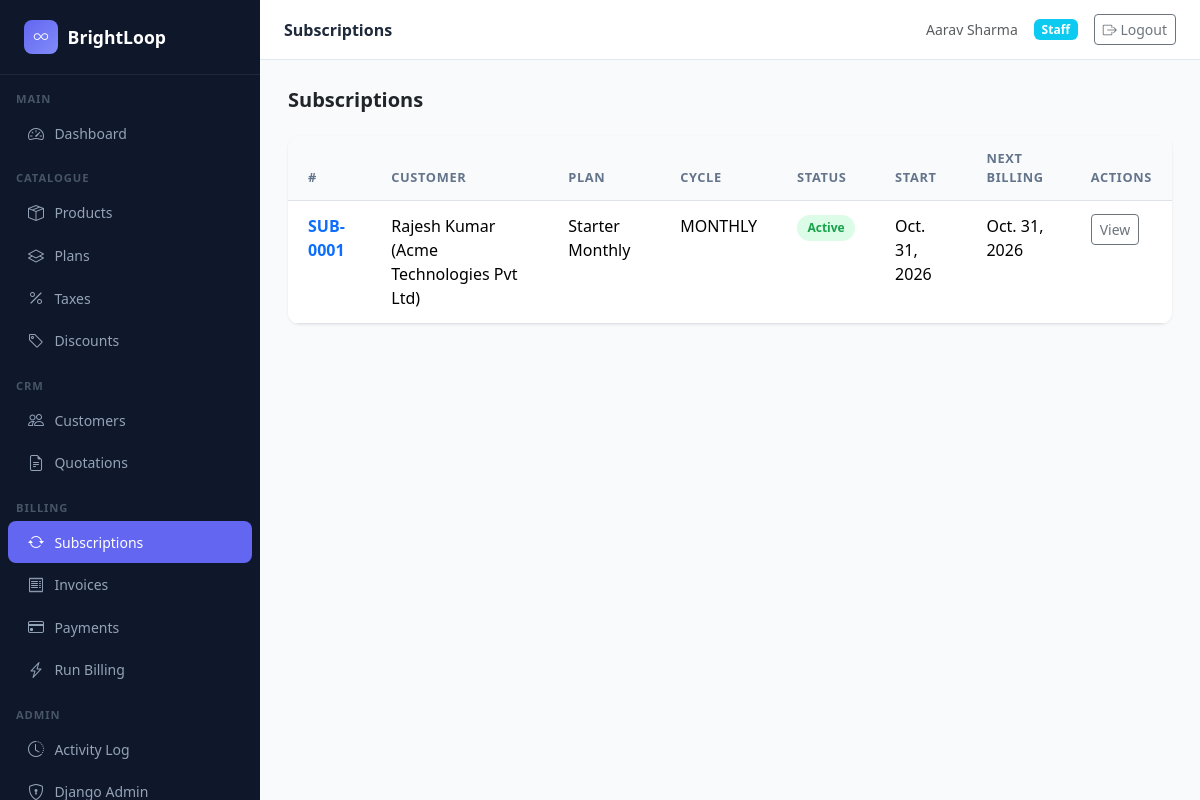
Screenshot of /subscriptions/ (signed in) with the database file from the repository.
### subscriptions/models.py (models this page shows, shortened)
class Subscription(models.Model):
    STATUS_CHOICES = [
        ('ACTIVE', 'Active'),
        ('PAUSED', 'Paused'),
        ('CANCELLED', 'Cancelled'),
        ('EXPIRED', 'Expired'),
    ]
    VALID_TRANSITIONS = {
        'ACTIVE': ['PAUSED', 'CANCELLED', 'EXPIRED'],
        'PAUSED': ['ACTIVE', 'CANCELLED'],
        'CANCELLED': [],
        'EXPIRED': [],
    }
    quotation = models.OneToOneField(
        Quotation, on_delete=models.PROTECT, related_name='subscription',
        help_text="Source quotation — enforces one subscription per quotation"
    )
    customer = models.ForeignKey(CustomerProfile, on_delete=models.PROTECT, related_name='subscriptions')
    plan = models.ForeignKey(SubscriptionPlan, on_delete=models.PROTECT, related_name='subscriptions')
    status = models.CharField(max_length=20, choices=STATUS_CHOICES, default='ACTIVE')
    billing_cycle = models.CharField(max_length=20)
    plan_price = models.DecimalField(max_digits=10, decimal_places=2)
    discount_amount = models.DecimalField(max_digits=10, decimal_places=2, default=Decimal('0.00'))
    tax_rate = models.DecimalField(max_digits=5, decimal_places=2, default=Decimal('0.00'))
    start_date = models.DateField()
    end_date = models.DateField(null=True, blank=True)
    next_billing_date = models.DateField()
    created_at = models.DateTimeField(auto_now_add=True)
    updated_at = models.DateTimeField(auto_now=True)
    class Meta:
        ordering = ['-created_at']
        verbose_name = "Subscription"
        verbose_name_plural = "Subscriptions"

### accounts/models.py (models this page shows)
class CustomerProfile(models.Model):
    user = models.OneToOneField(User, on_delete=models.CASCADE, related_name='customer_profile')
    company_name = models.CharField(max_length=200, blank=True)
    phone = models.CharField(max_length=20, blank=True)
    address = models.TextField(blank=True)
    gst_number = models.CharField(max_length=20, blank=True)
    created_at = models.DateTimeField(auto_now_add=True)
    updated_at = models.DateTimeField(auto_now=True)
    def __str__(self):
        return f"{self.user.get_full_name() or self.user.username} ({self.company_name})"
    class Meta:
        verbose_name = "Customer Profile"
        verbose_name_plural = "Customer Profiles"
        ordering = ['-created_at']

### products/models.py (models this page shows, shortened)
class SubscriptionPlan(models.Model):
    BILLING_CYCLE_CHOICES = [
        ('MONTHLY', 'Monthly'),
        ('QUARTERLY', 'Quarterly'),
        ('ANNUALLY', 'Annually'),
    ]
    product = models.ForeignKey(Product, on_delete=models.PROTECT, related_name='plans')
    name = models.CharField(max_length=200)
    description = models.TextField(blank=True)
    billing_cycle = models.CharField(max_length=20, choices=BILLING_CYCLE_CHOICES, default='MONTHLY')
    base_price = models.DecimalField(max_digits=10, decimal_places=2)
    is_active = models.BooleanField(default=True)
    created_at = models.DateTimeField(auto_now_add=True)
    updated_at = models.DateTimeField(auto_now=True)
    class Meta:
        ordering = ['product', 'name']

### subscriptions/views.py (the view)
# urls.py: path('', views.subscription_list, name='subscription_list'),
@login_required
def subscription_list(request):
    if request.user.is_staff or request.user.is_superuser:
        subs = Subscription.objects.select_related('customer__user', 'plan__product').all()
    elif hasattr(request.user, 'customer_profile'):
        subs = Subscription.objects.filter(customer=request.user.customer_profile).select_related('plan__product')
    else:
        subs = Subscription.objects.none()
    return render(request, 'subscriptions/subscription_list.html', {'subscriptions': subs})

### templates/subscriptions/subscription_list.html (shortened to what this page needs)
{% extends "base.html" %}
{% block page_title %}Subscriptions{% endblock %}
{% block content %}
<div class="d-flex justify-content-between align-items-center mb-4">
  <h5 class="fw-semibold mb-0">Subscriptions</h5>
</div>
<div class="table-card">
  <table class="table table-hover mb-0">
    <thead><tr><th>#</th><th>Customer</th><th>Plan</th><th>Cycle</th><th>Status</th><th>Start</th><th>Next Billing</th><th>Actions</th></tr></thead>
    <tbody>
      {% for sub in subscriptions %}
      <tr>
        <td><a href="{% url 'subscriptions:subscription_detail' sub.pk %}" class="fw-semibold text-decoration-none">SUB-{{ sub.pk|stringformat:"04d" }}</a></td>
        <td>{{ sub.customer }}</td>
        <td>{{ sub.plan.name }}</td>
        <td>{{ sub.billing_cycle }}</td>
        <td><span class="status-badge badge-{{ sub.status|lower }}">{{ sub.get_status_display }}</span></td>
        <td>{{ sub.start_date }}</td>
        <td>{{ sub.next_billing_date }}</td>
        <td><a href="{% url 'subscriptions:subscription_detail' sub.pk %}" class="btn btn-sm btn-outline-secondary">View</a></td>
      </tr>
      {% empty %}
      <tr><td colspan="8" class="text-center text-muted py-4">No subscriptions yet.</td></tr>
      {% endfor %}
    </tbody>
  </table>
</div>
{% endblock %}

### templates/base.html (shortened to what this page needs)
<!DOCTYPE html>
<html lang="en" data-bs-theme="light">
<head>
  <link href="https://cdn.jsdelivr.net/npm/bootstrap@5.3.3/dist/css/bootstrap.min.css" rel="stylesheet">
  <link href="https://cdn.jsdelivr.net/npm/bootstrap-icons@1.11.3/font/bootstrap-icons.min.css" rel="stylesheet">
</head>
<body>
{% if user.is_authenticated %}
<nav class="sidebar">
  <a class="sidebar-brand" href="{% url 'dashboard:index' %}">
    <div class="logo-circle"><i class="bi bi-infinity"></i></div>
    BrightLoop
  </a>
  <div class="pt-2">
    <div class="sidebar-section">Main</div>
    <a href="{% url 'dashboard:index' %}" class="nav-link {% if request.resolver_match.app_name == 'dashboard' %}active{% endif %}">
      <i class="bi bi-speedometer2"></i> Dashboard
    </a>
    {% if user.is_staff or user.is_superuser %}
    <div class="sidebar-section mt-2">Catalogue</div>
    <a href="{% url 'products:product_list' %}" class="nav-link {% if request.resolver_match.app_name == 'products' and 'plan' not in request.path and 'tax' not in request.path and 'discount' not in request.path %}active{% endif %}">
      <i class="bi bi-box-seam"></i> Products
    </a>
    <a href="{% url 'products:plan_list' %}" class="nav-link {% if 'plans' in request.path %}active{% endif %}">
      <i class="bi bi-layers"></i> Plans
    </a>
    <a href="{% url 'products:tax_list' %}" class="nav-link {% if 'taxes' in request.path %}active{% endif %}">
      <i class="bi bi-percent"></i> Taxes
    </a>
    <a href="{% url 'products:discount_list' %}" class="nav-link {% if 'discounts' in request.path %}active{% endif %}">
      <i class="bi bi-tag"></i> Discounts
    </a>
    <div class="sidebar-section mt-2">CRM</div>
    <a href="{% url 'accounts:customer_list' %}" class="nav-link {% if request.resolver_match.app_name == 'accounts' %}active{% endif %}">
      <i class="bi bi-people"></i> Customers
    </a>
    <a href="{% url 'quotations:quotation_list' %}" class="nav-link {% if request.resolver_match.app_name == 'quotations' %}active{% endif %}">
      <i class="bi bi-file-earmark-text"></i> Quotations
    </a>
    <div class="sidebar-section mt-2">Billing</div>
    <a href="{% url 'subscriptions:subscription_list' %}" class="nav-link {% if request.resolver_match.app_name == 'subscriptions' %}active{% endif %}">
      <i class="bi bi-arrow-repeat"></i> Subscriptions
    </a>
    <a href="{% url 'billing:invoice_list' %}" class="nav-link {% if 'invoices' in request.path %}active{% endif %}">
      <i class="bi bi-receipt"></i> Invoices
    </a>
    <a href="{% url 'billing:payment_list' %}" class="nav-link {% if 'payments' in request.path %}active{% endif %}">
      <i class="bi bi-credit-card"></i> Payments
    </a>
    <a href="{% url 'billing:run_billing' %}" class="nav-link {% if 'run-billing' in request.path %}active{% endif %}">
      <i class="bi bi-lightning-charge"></i> Run Billing
    </a>
    <div class="sidebar-section mt-2">Admin</div>
    <a href="{% url 'accounts:activity_log' %}" class="nav-link {% if 'activity' in request.path %}active{% endif %}">
      <i class="bi bi-clock-history"></i> Activity Log
    </a>
    <a href="/admin/" class="nav-link">
      <i class="bi bi-shield-lock"></i> Django Admin
    </a>
    {% endif %}
  </div>
</nav>
<div class="main-wrapper">
  <div class="topbar">
    <span class="page-title">{% block page_title %}BrightLoop{% endblock %}</span>
    <div class="d-flex align-items-center gap-3">
      <span class="text-muted small">{{ user.get_full_name|default:user.username }}</span>
      {% if user.is_superuser %}
        <span class="badge bg-danger">Admin</span>
      {% elif user.is_staff %}
        <span class="badge bg-info">Staff</span>
      {% else %}
        <span class="badge bg-secondary">Customer</span>
      {% endif %}
      <form method="post" action="{% url 'accounts:logout' %}" class="d-inline mb-0">
        <button type="submit" class="btn btn-sm btn-outline-secondary">
          <i class="bi bi-box-arrow-right"></i> Logout
        </button>
      </form>
    </div>
  </div>
  <div class="content-area">
    {% block content %}{% endblock %}
  </div>
</div>
{% else %}
  {% block auth_content %}{% endblock %}
{% endif %}
</body>
</html>

### templates/base.html (style rules this page uses)
:root { --sidebar-bg: #0f172a; --sidebar-text: #94a3b8; --sidebar-active: #6366f1; --sidebar-hover: #1e293b; --sidebar-width: 260px; --topbar-height: 60px; }
body { background: #f8fafc; font-family: 'Segoe UI', system-ui, sans-serif; }
.sidebar { position: fixed; top: 0; left: 0; bottom: 0; width: var(--sidebar-width); background: var(--sidebar-bg); z-index: 1000; overflow-y: auto; transition: transform .3s; }
.sidebar-brand { padding: 1.25rem 1.5rem; border-bottom: 1px solid #1e293b; color: #fff; font-size: 1.1rem; font-weight: 700; display: flex; align-items: center; gap: .6rem; text-decoration: none; }
.sidebar-brand .logo-circle { width: 34px; height: 34px; border-radius: 8px; background: linear-gradient(135deg, #6366f1, #818cf8); display: flex; align-items: center; justify-content: center; font-size: .9rem; color: #fff; }
.sidebar-section { padding: .5rem 1rem .25rem; font-size: .7rem; font-weight: 600; color: #475569; text-transform: uppercase; letter-spacing: .08em; }
.sidebar .nav-link { color: var(--sidebar-text); padding: .55rem 1.25rem; border-radius: 8px; margin: 1px 8px; display: flex; align-items: center; gap: .65rem; font-size: .875rem; transition: all .15s; }
.sidebar .nav-link.active { background: var(--sidebar-active); color: #fff; }
.sidebar .nav-link .bi { font-size: 1rem; }
.main-wrapper { margin-left: var(--sidebar-width); min-height: 100vh; display: flex; flex-direction: column; }
.topbar { height: var(--topbar-height); background: #fff; border-bottom: 1px solid #e2e8f0; display: flex; align-items: center; justify-content: space-between; padding: 0 1.5rem; position: sticky; top: 0; z-index: 100; }
.topbar .page-title { font-size: 1rem; font-weight: 600; color: #1e293b; }
.content-area { padding: 1.75rem; flex: 1; }
.table-card { background: #fff; border-radius: 12px; box-shadow: 0 1px 3px rgba(0,0,0,.08); overflow: hidden; }
.table-card .table { margin: 0; }
.table-card .table th { background: #f8fafc; border-top: none; font-size: .8rem; font-weight: 600; color: #64748b; text-transform: uppercase; letter-spacing: .05em; }
.table > :not(caption) > * > * { padding: .8rem 1.25rem; }
.badge-active { background: #dcfce7; color: #16a34a; }
.status-badge { display: inline-flex; align-items: center; gap: .3rem; padding: .25rem .65rem; border-radius: 999px; font-size: .75rem; font-weight: 600; }

### rows the page displays
Subscription: pk "0001", customer "Rajesh Kumar (Acme Technologies Pvt Ltd)", plan.name "Starter Monthly", billing_cycle "MONTHLY", status "Active", start_date "Oct. 31, 2026", next_billing_date "Oct. 31, 2026"

### other values shown
{{ user.get_full_name|default:user.username }} "Aarav Sharma"
